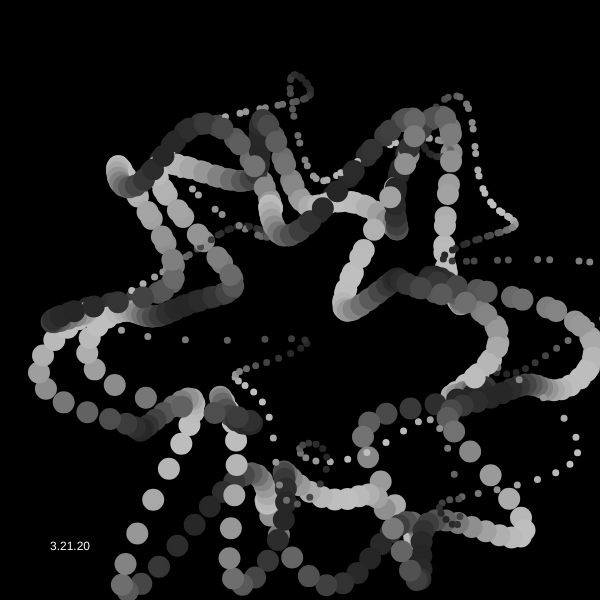
Frame 1 (no input)
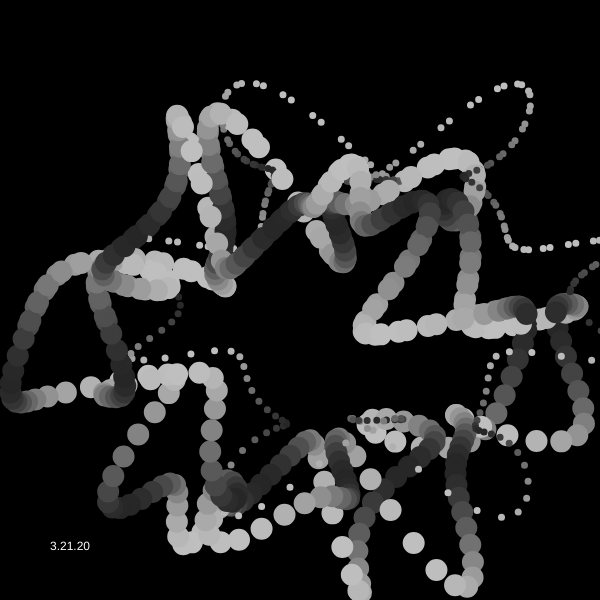
Frame 60 (no input)
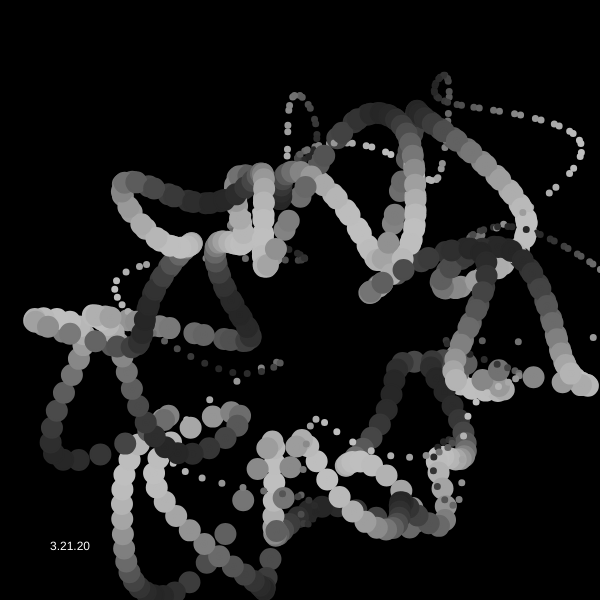
Frame 120 (the mouse pressed at the canvas centre since frame 60)

The p5.js sketch that drew these frames (run headless with seeded random() and noise() and a simulated clock; from frame 60 on, the mouse is pressed at the canvas centre):

// p5.js sketch
// ── sketch.js
// fork and port of MiniPear's Waltz of the Circles -- http://openprocessing.org/sketch/748916
// by MiniPear -- https://www.openprocessing.org/user/144707
// based on: https://observablehq.com/@rreusser/instanced-webgl-circles

const MAX_CIRCLE_CNT = 800;
const MIN_CIRCLE_CNT = 1;
const MAX_VERTEX_CNT = 20;
const MIN_VERTEX_CNT = 3;
var circleCnt, vertexCnt;

function setup() {
	createCanvas(600, 600);
	strokeWeight(2);
	colorMode(HSB);
}

function draw() {
	background(0);
	noStroke();
	fill(0, 0, 360);
	text("3.21.20", 50, height - 50);
	translate(width / 2, height / 2);

	let xoffset = float(abs(100 - width / 2), yoffset = abs(height - height / 2));
	circleCnt = int(map(xoffset, 0, width / 2, MAX_CIRCLE_CNT, MIN_CIRCLE_CNT));
	vertexCnt = int(map(yoffset, 0, height / 2, MAX_VERTEX_CNT, MIN_VERTEX_CNT));

	for (var ci = 0; ci < circleCnt; ci++) {
		let time = float(frameCount)/40;
		let thetaC = float(map(ci, 0, circleCnt, -3, TAU));
		let scale = float(300.0);

		let circleCenter = getCenterByTheta(thetaC, time, scale);
		let circleSize = float(getSizeByTheta(thetaC, time, scale));
		let c = getColorByTheta(thetaC, time);

		stroke(c);
		strokeWeight(2);
		fill(c);
		beginShape();
		for (let vi = 1; vi < vertexCnt; vi++) {
			let thetaV = float(vi, 0, vertexCnt, 0, TAU);
			let thetaV2 = float(vi-1, 0, vertexCnt, 0, TAU);
			let x = float(circleCenter.x + cos(thetaV) * circleSize*1.25);
			let y = float(circleCenter.y + sin(thetaV) * circleSize);
			let x2 = float(circleCenter.x + cos(thetaV2) * circleSize*1.25);
			let y2 = float(circleCenter.y + sin(thetaV2) * circleSize);
			ellipse(x, y, 20, 20)
			ellipse(x2, y2, 5, 5)
		}
		endShape(CLOSE);
	}


}



function getCenterByTheta(theta, time, scale) {
	let direction = createVector(cos(theta), sin(theta));
	let distance = float(0.6 + 0.2 * cos(theta * 6.0 + cos(theta * 8.0 + time)));
	let circleCenter = p5.Vector.mult(direction, distance*scale) 
	return circleCenter;
}

function getSizeByTheta(theta, time, scale) {
	let offset = float(0.2 + 0.12 * cos(theta * 9.0 - time * 2.0));
	let circleSize = float(scale * offset);
	return circleSize;
	}

function getColorByTheta(theta, time) {
	let th = float(8.0 * theta + time * 2.0);
	let r = float(0.6 + 0.4 * cos(th)); 
	let g = 0.6 + 0.4 * cos(th - PI / 3);
	let b = 0.6 + 0.4 * cos(th - PI * 2.0 / 3.0); 
	let  alpha = map(circleCnt, MIN_CIRCLE_CNT, MAX_CIRCLE_CNT, 150, 30);
	return color(r * 75);
}
